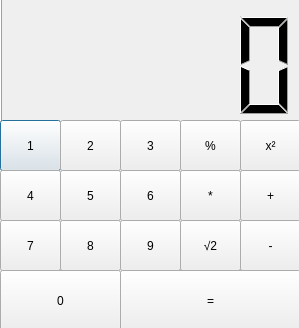
<?xml version="1.0" encoding="UTF-8"?>
<ui version="4.0">
 <class>Dialog</class>
 <widget class="QDialog" name="Dialog">
  <property name="geometry">
   <rect>
    <x>0</x>
    <y>0</y>
    <width>299</width>
    <height>328</height>
   </rect>
  </property>
  <property name="cursor">
   <cursorShape>OpenHandCursor</cursorShape>
  </property>
  <property name="windowTitle">
   <string>Dialog</string>
  </property>
  <widget class="QLCDNumber" name="RESULTADO">
   <property name="geometry">
    <rect>
     <x>0</x>
     <y>-30</y>
     <width>301</width>
     <height>191</height>
    </rect>
   </property>
  </widget>
  <widget class="QPushButton" name="Num1">
   <property name="geometry">
    <rect>
     <x>0</x>
     <y>120</y>
     <width>61</width>
     <height>51</height>
    </rect>
   </property>
   <property name="text">
    <string>1</string>
   </property>
  </widget>
  <widget class="QPushButton" name="Num2">
   <property name="geometry">
    <rect>
     <x>60</x>
     <y>120</y>
     <width>61</width>
     <height>51</height>
    </rect>
   </property>
   <property name="text">
    <string>2</string>
   </property>
  </widget>
  <widget class="QPushButton" name="Num3">
   <property name="geometry">
    <rect>
     <x>120</x>
     <y>120</y>
     <width>61</width>
     <height>51</height>
    </rect>
   </property>
   <property name="text">
    <string>3</string>
   </property>
  </widget>
  <widget class="QPushButton" name="Num4">
   <property name="geometry">
    <rect>
     <x>0</x>
     <y>170</y>
     <width>61</width>
     <height>51</height>
    </rect>
   </property>
   <property name="text">
    <string>4</string>
   </property>
  </widget>
  <widget class="QPushButton" name="Num5">
   <property name="geometry">
    <rect>
     <x>60</x>
     <y>170</y>
     <width>61</width>
     <height>51</height>
    </rect>
   </property>
   <property name="text">
    <string>5</string>
   </property>
  </widget>
  <widget class="QPushButton" name="Num6">
   <property name="geometry">
    <rect>
     <x>120</x>
     <y>170</y>
     <width>61</width>
     <height>51</height>
    </rect>
   </property>
   <property name="text">
    <string>6</string>
   </property>
  </widget>
  <widget class="QPushButton" name="Num7">
   <property name="geometry">
    <rect>
     <x>0</x>
     <y>220</y>
     <width>61</width>
     <height>51</height>
    </rect>
   </property>
   <property name="text">
    <string>7</string>
   </property>
  </widget>
  <widget class="QPushButton" name="Num8">
   <property name="geometry">
    <rect>
     <x>60</x>
     <y>220</y>
     <width>61</width>
     <height>51</height>
    </rect>
   </property>
   <property name="text">
    <string>8</string>
   </property>
  </widget>
  <widget class="QPushButton" name="Num9">
   <property name="geometry">
    <rect>
     <x>120</x>
     <y>220</y>
     <width>61</width>
     <height>51</height>
    </rect>
   </property>
   <property name="text">
    <string>9</string>
   </property>
  </widget>
  <widget class="QPushButton" name="Num0">
   <property name="geometry">
    <rect>
     <x>0</x>
     <y>270</y>
     <width>121</width>
     <height>61</height>
    </rect>
   </property>
   <property name="text">
    <string>0</string>
   </property>
  </widget>
  <widget class="QPushButton" name="Num10">
   <property name="geometry">
    <rect>
     <x>180</x>
     <y>220</y>
     <width>61</width>
     <height>51</height>
    </rect>
   </property>
   <property name="text">
    <string>√2</string>
   </property>
  </widget>
  <widget class="QPushButton" name="Restar">
   <property name="geometry">
    <rect>
     <x>240</x>
     <y>220</y>
     <width>61</width>
     <height>51</height>
    </rect>
   </property>
   <property name="text">
    <string>-</string>
   </property>
  </widget>
  <widget class="QPushButton" name="sumar">
   <property name="geometry">
    <rect>
     <x>240</x>
     <y>170</y>
     <width>61</width>
     <height>51</height>
    </rect>
   </property>
   <property name="text">
    <string>+</string>
   </property>
  </widget>
  <widget class="QPushButton" name="Igual">
   <property name="geometry">
    <rect>
     <x>120</x>
     <y>270</y>
     <width>181</width>
     <height>61</height>
    </rect>
   </property>
   <property name="text">
    <string>=</string>
   </property>
  </widget>
  <widget class="QPushButton" name="Dividir">
   <property name="geometry">
    <rect>
     <x>180</x>
     <y>120</y>
     <width>61</width>
     <height>51</height>
    </rect>
   </property>
   <property name="text">
    <string>%</string>
   </property>
  </widget>
  <widget class="QPushButton" name="Multiplicar">
   <property name="geometry">
    <rect>
     <x>180</x>
     <y>170</y>
     <width>61</width>
     <height>51</height>
    </rect>
   </property>
   <property name="text">
    <string>*</string>
   </property>
  </widget>
  <widget class="QPushButton" name="sumar_2">
   <property name="geometry">
    <rect>
     <x>240</x>
     <y>120</y>
     <width>61</width>
     <height>51</height>
    </rect>
   </property>
   <property name="text">
    <string>x²</string>
   </property>
  </widget>
  <zorder>RESULTADO</zorder>
  <zorder>Num1</zorder>
  <zorder>Num3</zorder>
  <zorder>Num5</zorder>
  <zorder>Num4</zorder>
  <zorder>Num6</zorder>
  <zorder>Num7</zorder>
  <zorder>Num9</zorder>
  <zorder>Num8</zorder>
  <zorder>Num2</zorder>
  <zorder>Num0</zorder>
  <zorder>Num10</zorder>
  <zorder>Restar</zorder>
  <zorder>sumar</zorder>
  <zorder>Igual</zorder>
  <zorder>Dividir</zorder>
  <zorder>Multiplicar</zorder>
  <zorder>sumar_2</zorder>
 </widget>
 <resources/>
 <connections/>
</ui>
